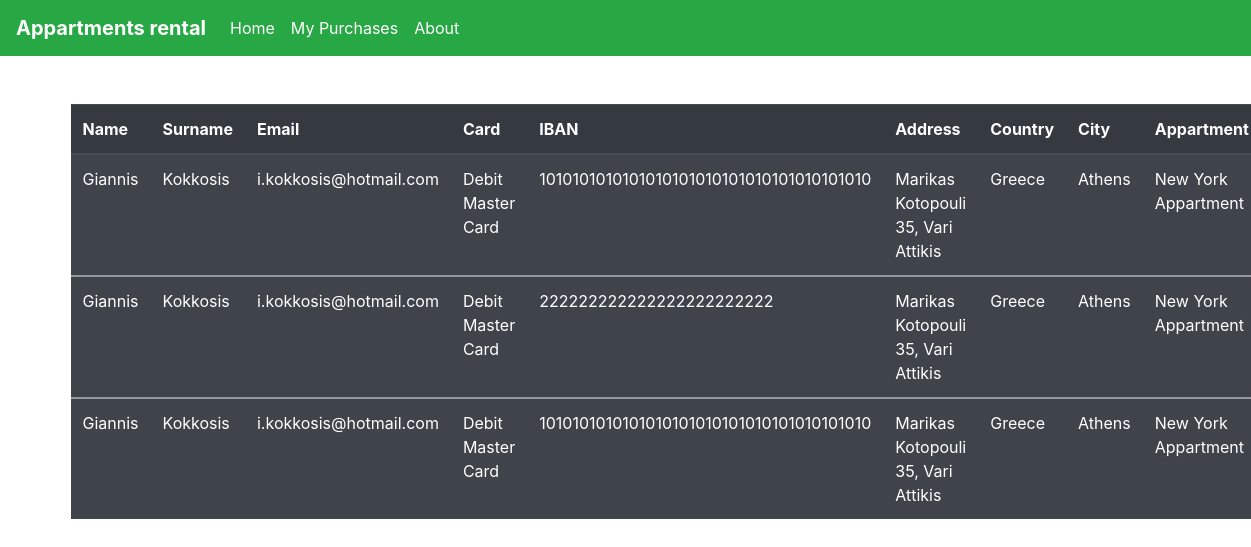
The page /my_puchases/ on the database as committed earlier.
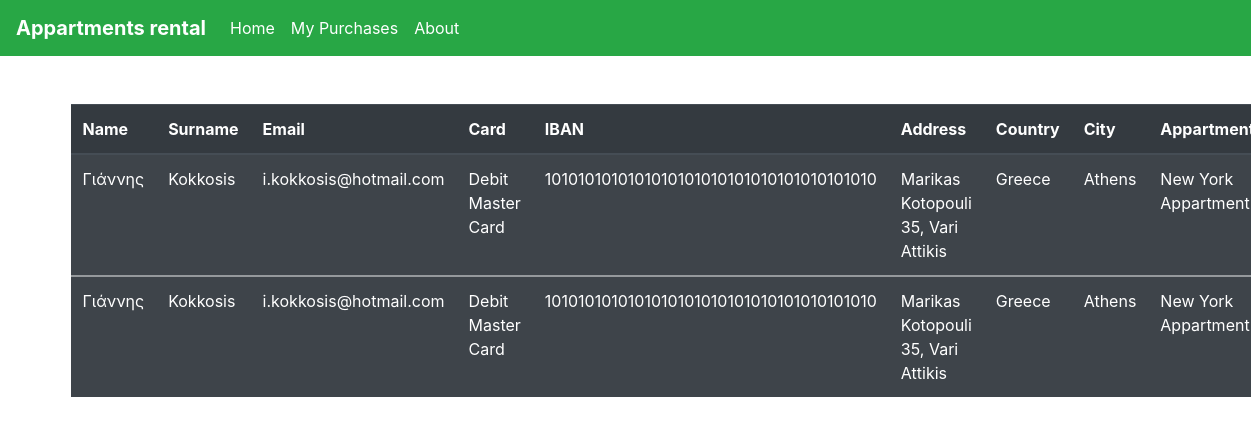
The same page on the database as committed later.
### appartments/models.py (models this page shows, shortened)
class Purchase(models.Model):
    name = models.CharField(max_length=200)
    surname = models.CharField(max_length=200)
    email = models.EmailField()
    cvv = models.CharField(max_length=50)
    iban = models.CharField(max_length=50)
    card_type = models.CharField(max_length=50)
    address = models.CharField(max_length=200)
    country = models.CharField(max_length=200)
    city = models.CharField(max_length=200)
    postal_code = models.CharField(max_length=200)
    appartment = models.ForeignKey(Appartment, on_delete=models.CASCADE)

class Appartment(models.Model):
    title = models.CharField(max_length=200)
    location = models.CharField(max_length=200)
    description = models.TextField()
    price = models.FloatField()
    capacity = models.IntegerField()
    image = models.ImageField(null=True, blank=True)

### appartments/views.py (the view)
# urls.py: path('my_puchases/', views.my_purchases, name='my-purchases'),
def my_purchases(request):
    data = Purchase.objects.all()
    context = {
        'purchases': data
    }
    return render(request, 'appartments/my_purchases.html', context)

### appartments/templates/appartments/my_purchases.html
{% extends 'appartments/base.html' %}
{% block content %}
<table class="table table-striped table-dark mt-5">
    <thead>
        <tr>
        <th scope="col">Name</th>
        <th scope="col">Surname</th>
        <th scope="col">Email</th>
        <th scope="col">Card</th>
        <th scope="col">IBAN</th>
        <th scope="col">Address</th>
        <th scope="col">Country</th>
        <th scope="col">City</th>
        <th scope="col">Appartment</th>
        </tr>
    </thead>
{% for purchase in purchases %}
    <tbody>
        <tr>
            <td>{{ purchase.name }}</td>
            <td>{{ purchase.surname }}</td>
            <td>{{ purchase.email }}</td>
            <td>{{ purchase.card_type }}</td>
            <td>{{ purchase.iban }}</td>
            <td>{{ purchase.address }}</td>
            <td>{{ purchase.country }}</td>
            <td>{{ purchase.city }}</td>
            <td>{{ purchase.appartment.title }}</td>
        </tr>
{% endfor %}
    </tbody>
    </table>
{% endblock content %}

### appartments/templates/appartments/base.html (shortened to what this page needs)
{% load static %}
<!doctype html>
<html lang="en">
  <head>
    <link rel="stylesheet" href="https://stackpath.bootstrapcdn.com/bootstrap/4.5.2/css/bootstrap.min.css">
  </head>
  <body>
    <nav class="navbar navbar-expand-lg navbar-dark bg-success">
        <a class="navbar-brand" href="#">
            <b>Appartments rental</b>
        </a>
        <div class="collapse navbar-collapse" id="navbarNavAltMarkup">
                <div class="navbar-nav">
                <a class="nav-link active" href="{% url 'home' %}">Home <span class="sr-only">(current)</span></a>
                <a class="nav-link active" href="{% url 'my-purchases' %}">My Purchases <span class="sr-only">(current)</span></a>
                <a class="nav-link active" href="#">About <span class="sr-only">(current)</span></a>
            </div>
        </div>
    </nav>
    <div class="container">
        {% block content %}
        {% endblock content %}
    </div>
  </body>
</html>

Rows that differ between the two databases and show on the page:
removed Purchase: name "Giannis", surname "Kokkosis", email "i.kokkosis@hotmail.com", card_type "Debit Master Card", iban "1010101010101010101010101010101010101010", address "Marikas Kotopouli 35, Vari Attikis", country "Greece", city "Athens", appartment "New York Appartment"
removed Purchase: name "Giannis", surname "Kokkosis", email "i.kokkosis@hotmail.com", card_type "Debit Master Card", iban "222222222222222222222222", address "Marikas Kotopouli 35, Vari Attikis", country "Greece", city "Athens", appartment "New York Appartment"
removed Purchase: name "Giannis", surname "Kokkosis", email "i.kokkosis@hotmail.com", card_type "Debit Master Card", iban "1010101010101010101010101010101010101010", address "Marikas Kotopouli 35, Vari Attikis", country "Greece", city "Athens", appartment "New York Appartment"
added Purchase: name "Γιάννης", surname "Kokkosis", email "i.kokkosis@hotmail.com", card_type "Debit Master Card", iban "1010101010101010101010101010101010101010", address "Marikas Kotopouli 35, Vari Attikis", country "Greece", city "Athens", appartment "New York Appartment"
added Purchase: name "Γιάννης", surname "Kokkosis", email "i.kokkosis@hotmail.com", card_type "Debit Master Card", iban "1010101010101010101010101010101010101010", address "Marikas Kotopouli 35, Vari Attikis", country "Greece", city "Athens", appartment "New York Appartment"
